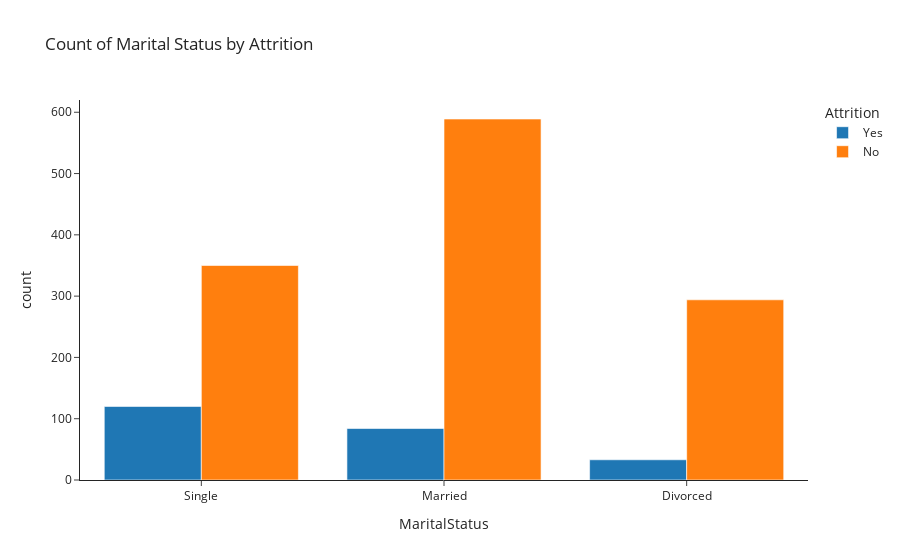

Here is the notebook cell this chart was saved with:
### Code cell
# marital status 
fig = px.histogram(df, x='MaritalStatus',color='Attrition',barmode='group',title='Count of Marital Status by Attrition')
fig.show()

### Figure 1 — Plotly figure (JSON) as saved in the notebook; plotly's stock layout.template omitted (floating-point values rounded to 4 significant figures; data arrays with more than 128 entries replaced by an {"elided": "..."} marker saying what was removed)
{"data": [{"alignmentgroup": "True", "bingroup": "x", "hovertemplate": "Attrition=Yes<br>MaritalStatus=%{x}<br>count=%{y}<extra></extra>", "legendgroup": "Yes", "marker": {"color": "#1F77B4", "pattern": {"shape": ""}}, "name": "Yes", "offsetgroup": "Yes", "orientation": "v", "showlegend": true, "type": "histogram", "x": {"elided": "237 str values"}, "xaxis": "x", "yaxis": "y"}, {"alignmentgroup": "True", "bingroup": "x", "hovertemplate": "Attrition=No<br>MaritalStatus=%{x}<br>count=%{y}<extra></extra>", "legendgroup": "No", "marker": {"color": "#FF7F0E", "pattern": {"shape": ""}}, "name": "No", "offsetgroup": "No", "orientation": "v", "showlegend": true, "type": "histogram", "x": {"elided": "1233 str values"}, "xaxis": "x", "yaxis": "y"}], "layout": {"barmode": "group", "legend": {"title": {"text": "Attrition"}, "tracegroupgap": 0}, "title": {"text": "Count of Marital Status by Attrition"}, "xaxis": {"anchor": "y", "domain": [0, 1], "title": {"text": "MaritalStatus"}}, "yaxis": {"anchor": "x", "domain": [0, 1], "title": {"text": "count"}}}}
